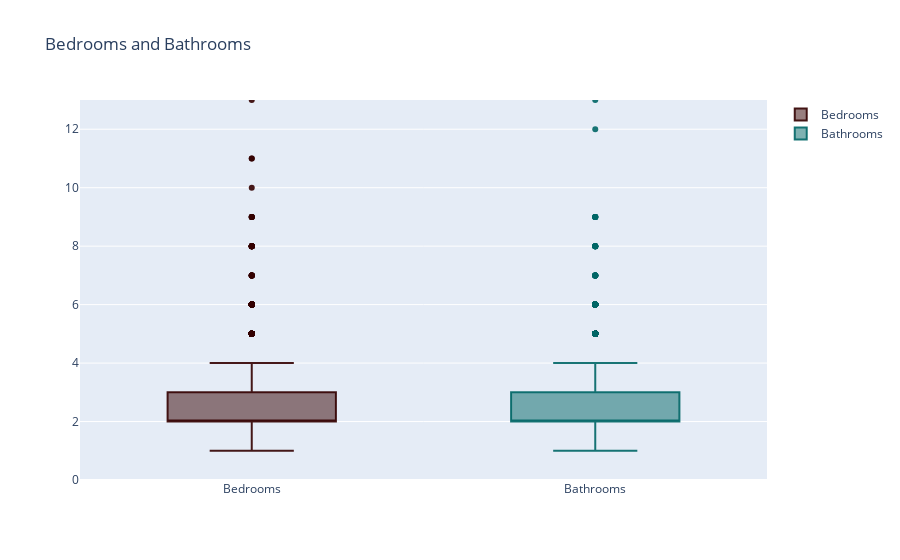

The code cell stored with this chart in its notebook:
### Markdown cell above
Bit more analysis for fun!

### Code cell
g1 = [go.Box(y=df1.bhk,name="Bedrooms",marker=dict(color="rgba(51,0,0,0.9)"),hoverinfo="name+y")]
g2 = [go.Box(y=df1.bath,name="Bathrooms",marker=dict(color="rgba(0,102,102,0.9)"),hoverinfo="name+y")]
layout2 = go.Layout(title="Bedrooms and Bathrooms",yaxis=dict(range=[0,13])) 
fig2 = go.Figure(data=g1+g2,layout=layout2)
iplot(fig2)

### Figure 1 — Plotly figure (JSON) as saved in the notebook; plotly's stock layout.template omitted (floating-point values rounded to 4 significant figures; data arrays with more than 128 entries replaced by an {"elided": "..."} marker saying what was removed)
{"data": [{"hoverinfo": "name+y", "marker": {"color": "rgba(51,0,0,0.9)"}, "name": "Bedrooms", "type": "box", "y": {"elided": "7253 int values"}}, {"hoverinfo": "name+y", "marker": {"color": "rgba(0,102,102,0.9)"}, "name": "Bathrooms", "type": "box", "y": {"elided": "7253 int values"}}], "layout": {"title": {"text": "Bedrooms and Bathrooms"}, "yaxis": {"range": [0, 13]}}}
